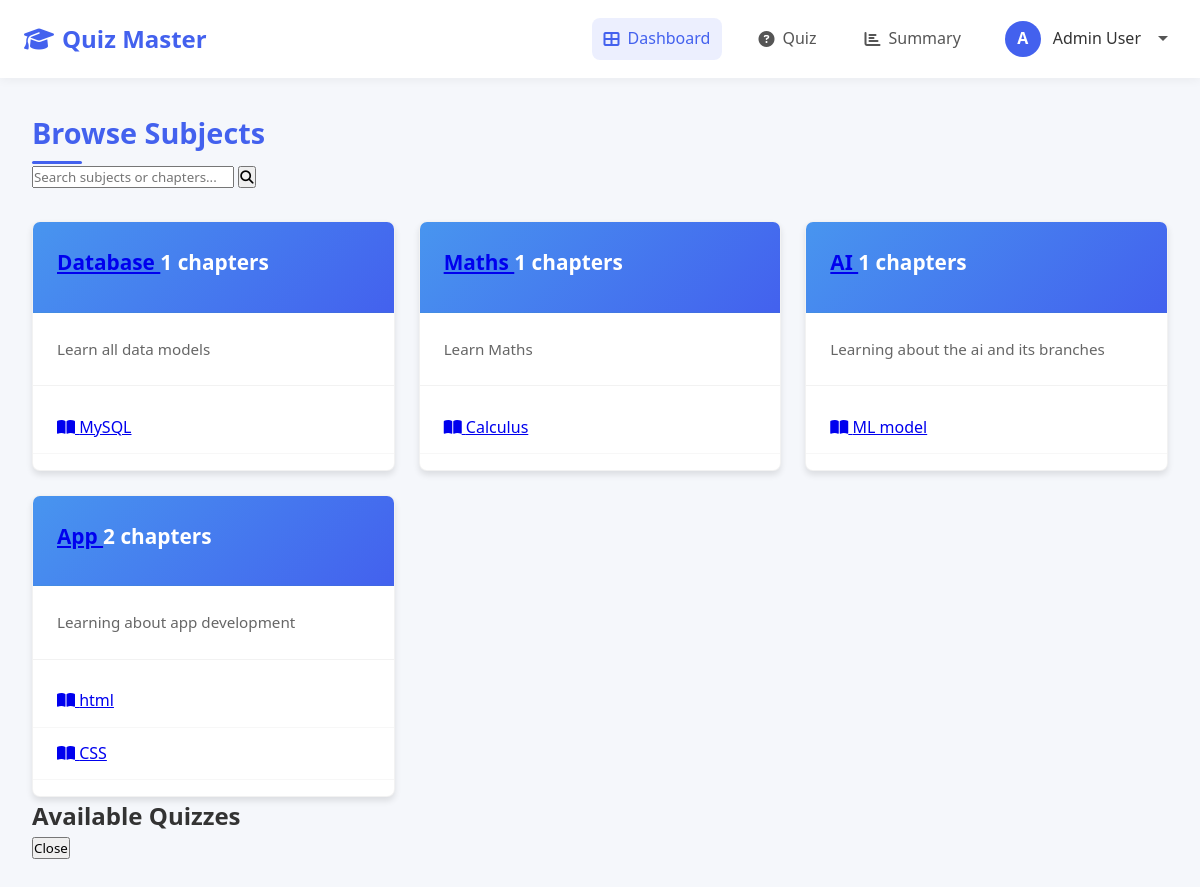
Page /user/dashboard (signed in) on the committed database.
### app.py (models this page shows, shortened)
class User(db.Model):
    __table_args__ = {'extend_existing': True}
    id = db.Column(db.Integer, primary_key=True)
    email = db.Column(db.String(120), unique=True, nullable=False)
    password = db.Column(db.String(200), nullable=False)
    full_name = db.Column(db.String(100), nullable=False)
    qualification = db.Column(db.String(100), nullable=False)
    dob = db.Column(db.Date, nullable=False)
    is_admin = db.Column(db.Boolean, default=False)
    quiz_attempts = db.relationship('QuizAttempt', back_populates='user', lazy=True)

class Subject(db.Model):
    id = db.Column(db.Integer, primary_key=True)
    name = db.Column(db.String(100), nullable=False)
    description = db.Column(db.Text, nullable=True)
    created_at = db.Column(db.DateTime, default=datetime.utcnow)
    chapters = db.relationship('Chapter', backref='subject', lazy=True, cascade="all, delete-orphan")

class Chapter(db.Model):
    id = db.Column(db.Integer, primary_key=True)
    name = db.Column(db.String(100), nullable=False)
    description = db.Column(db.Text, nullable=True)
    subject_id = db.Column(db.Integer, db.ForeignKey('subject.id'), nullable=False)
    created_at = db.Column(db.DateTime, default=datetime.utcnow)

### app.py (the view)
@app.route('/user/dashboard')
@login_required
def user_dashboard():
    subjects = Subject.query.order_by(Subject.created_at.desc()).all()
    return render_template('user/user_dashboard.html', active_page='home', subjects=subjects)

### app.py (called while the page is built)
def get_current_user():
    if 'user_id' in session:
        return User.query.get(session['user_id'])
    return None

@app.context_processor
def utility_processor():
    return dict(current_user=get_current_user())

def login_required(f):
    @wraps(f)
    def decorated_function(*args, **kwargs):
        if 'user_id' not in session:
            flash('Please login first.', 'error')
            return redirect(url_for('login'))
        return f(*args, **kwargs)
    return decorated_function

### templates/user/user_dashboard.html (shortened to what this page needs)
<!DOCTYPE html>
<html lang="en">
<head>
    <link rel="stylesheet" href="https://cdnjs.cloudflare.com/ajax/libs/font-awesome/6.4.0/css/all.min.css">
    <link rel="stylesheet" href="/static/user_navbar.css">
    <link rel="stylesheet" href="/static/dashboard.css">
</head>
<body>
    <nav class="navbar">
        <div class="nav-container">
            <div class="brand">
                <i class="fas fa-graduation-cap"></i>
                Quiz Master
            </div>
            <div class="nav-links">
                <a href="{{ url_for('user_dashboard') }}" {% if active_page == 'home' %}class="active"{% endif %}>
                    <i class="fas fa-th-large"></i> Dashboard
                </a>
                <a href="{{ url_for('user_quiz') }}" {% if active_page == 'quiz' %}class="active"{% endif %}>
                    <i class="fas fa-question-circle"></i> Quiz
                </a>
                <a href="{{ url_for('user_summary') }}" {% if active_page == 'summary' %}class="active"{% endif %}>
                    <i class="fas fa-chart-bar"></i> Summary
                </a>
                <div class="user-profile">
                    <div class="user-avatar">
                        {{ current_user.full_name[:1].upper() }}
                    </div>
                    <span class="user-name">{{ current_user.full_name }}</span>
                    <span class="dropdown-arrow"></span>
                </div>
            </div>
        </div>
    </nav>
    <main>
        <div class="dashboard-header">
            <h1 class="dashboard-title">Browse Subjects</h1>
            <div class="search-container">
                <input type="text" id="searchInput" placeholder="Search subjects or chapters...">
                <button class="search-btn">
                    <i class="fas fa-search"></i>
                </button>
            </div>
        </div>
        <div class="subjects-grid">
            {% for subject in subjects %}
            <div class="subject-card">
                <div class="subject-header">
                    <h3 class="subject-title">
                        <a href="#" class="subject-link" onclick="showQuizzes('subject', {{ subject.id }}, '{{ subject.name }}'); return false;">
                            {{ subject.name }}
                        </a>
                        <span class="chapter-count">{{ subject.chapters|length }} chapters</span>
                    </h3>
                </div>
                <p class="subject-description">{{ subject.description or 'No description available' }}</p>
                <div class="chapters-list">
                    {% for chapter in subject.chapters %}
                    <div class="chapter-item">
                        <span>
                            <a href="#" class="chapter-link" onclick="showQuizzes('chapter', {{ chapter.id }}, '{{ chapter.name }}'); return false;">
                                <i class="fas fa-book-open"></i> {{ chapter.name }}
                            </a>
                        </span>
                    </div>
                    {% endfor %}
                </div>
            </div>
            {% else %}
            <div class="empty-state">
                <i class="fas fa-book"></i>
                <h3>No subjects available</h3>
                <p>There are currently no subjects available in your curriculum. Please check back later.</p>
            </div>
            {% endfor %}
        </div>
        <div id="quizzesModal" class="modal">
            <div class="modal-content">
                <h2 id="quizzesModalTitle">Available Quizzes</h2>
                <div class="form-actions">
                    <button type="button" class="btn btn-secondary" onclick="closeModal('quizzesModal')">Close</button>
                </div>
            </div>
        </div>
    </main>
</body>
</html>

### static/user_navbar.css (style rules this page uses)
:root { --primary-color: #2563eb; }
.brand { display: flex; align-items: center; font-size: 1.5rem; font-weight: 700; color: #2563eb; gap: 0.5rem; }
.navbar { background-color: white; box-shadow: 0 2px 10px rgba(0,0,0,0.05); padding: 0.8rem 1.5rem; position: sticky; top: 0; z-index: 1000; }
.nav-container { display: flex; justify-content: space-between; align-items: center; width: 100%; max-width: 1400px; margin: 0 auto; }
.brand { display: flex; align-items: center; font-size: 1.5rem; font-weight: 700; color: var(--primary-color); gap: 0.5rem; }
.nav-links { display: flex; align-items: center; gap: 1.5rem; margin-left: auto; }
.nav-links a { color: #555; text-decoration: none; font-weight: 500; display: flex; align-items: center; gap: 0.5rem; padding: 0.5rem 0.75rem; border-radius: 8px; transition: all 0.2s ease; }
.nav-links a.active { color: var(--primary-color); background-color: rgba(67, 97, 238, 0.1); }
.user-profile { position: relative; display: flex; align-items: center; gap: 0.75rem; cursor: pointer; padding: 0.5rem; border-radius: 8px; transition: background-color 0.2s ease; }
.user-avatar { width: 36px; height: 36px; background-color: var(--primary-color); color: white; border-radius: 50%; display: flex; align-items: center; justify-content: center; font-weight: 600; }
.user-name { font-weight: 500; }
.dropdown-arrow { display: inline-block; width: 0; height: 0; border-left: 5px solid transparent; border-right: 5px solid transparent; border-top: 5px solid #555; margin-left: 5px; }

### static/dashboard.css (style rules this page uses)
:root { --primary-color: #4361ee; --secondary-color: #3f37c9; --text-color: #333; --text-light: #666; --light-bg: #f8f9fa; --card-shadow: 0 4px 6px rgba(0, 0, 0, 0.1); }
* { margin: 0; padding: 0; box-sizing: border-box; font-family: 'Segoe UI', Tahoma, Geneva, Verdana, sans-serif; }
body { background-color: #f5f7fb; color: var(--text-color); line-height: 1.6; }
main { max-width: 1200px; margin: 2rem auto; padding: 0 2rem; }
.dashboard-header { margin-bottom: 2rem; }
.dashboard-title { font-size: 1.8rem; color: var(--primary-color); position: relative; padding-bottom: 0.5rem; }
.dashboard-title::after { content: ''; position: absolute; left: 0; bottom: 0; width: 50px; height: 3px; background-color: var(--primary-color); border-radius: 3px; }
.subjects-grid { display: grid; grid-template-columns: repeat(auto-fill, minmax(300px, 1fr)); gap: 1.5rem; }
.subject-card { background-color: white; border-radius: 8px; overflow: hidden; box-shadow: var(--card-shadow); transition: all 0.3s ease; border: 1px solid rgba(0, 0, 0, 0.05); }
.subject-header { padding: 1.5rem; border-bottom: 1px solid rgba(0, 0, 0, 0.05); background: linear-gradient(135deg, #4895ef, #4361ee); color: white; }
.subject-title { font-size: 1.3rem; margin-bottom: 0.5rem; }
.subject-description { padding: 1.5rem; color: var(--text-light); font-size: 0.95rem; border-bottom: 1px solid rgba(0, 0, 0, 0.05); }
.chapters-list { padding: 1rem 0; }
.chapter-item { padding: 0.8rem 1.5rem; display: flex; align-items: center; transition: all 0.3s ease; border-bottom: 1px solid rgba(0, 0, 0, 0.03); }

### rows in the picture
User: full_name "A", full_name "Admin User"
Subject: name "Database", chapters|length "1", description "Learn all data models"
Chapter: name "MySQL"
Subject: name "Maths", chapters|length "1", description "Learn Maths"
Chapter: name "Calculus"
Subject: name "AI", chapters|length "1", description "Learning about the ai and its branches"
Chapter: name "ML model"
Subject: name "App", chapters|length "2", description "Learning about app development"
Chapter: name "html"
Chapter: name "CSS"
